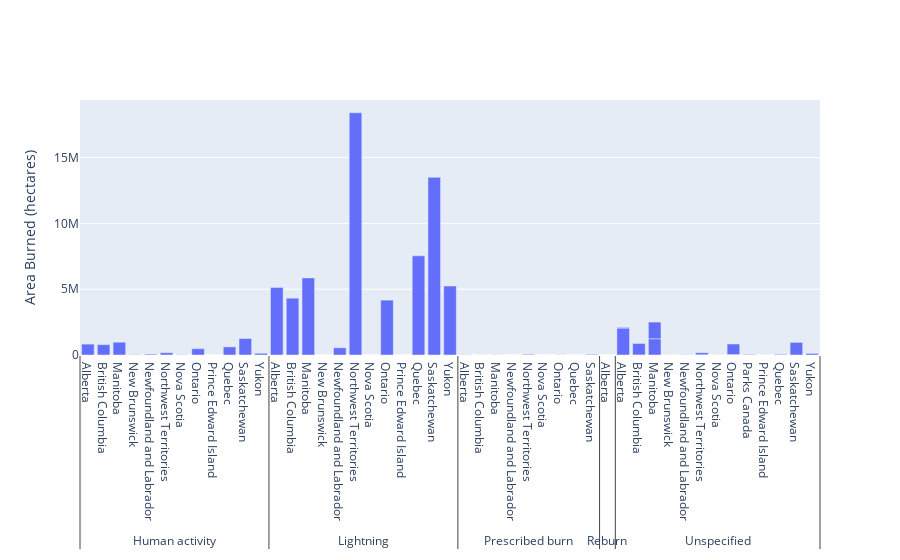

Notebook code for this chart:
### Code cell
# Sum the rows of DataFrame
# df['Sum'] = df.sum(axis=1)

# areabygroup['Sum']= areabygroup.iloc[:,4:35].sum(axis=1)
# px.bar(areabygroup, x='Cause', y='Sum', color='Jurisdiction').show()
summationareabygrp = go.Figure()
summationareabygrp.add_bar(x=[areabygroup['Cause'],areabygroup['Jurisdiction']], y=areabygroup['Sum'])
summationareabygrp.update_layout(yaxis_title="Area Burned (hectares)")

### Figure 1 — Plotly figure (JSON) as saved in the notebook; plotly's stock layout.template omitted (floating-point values rounded to 4 significant figures)
{"data": [{"type": "bar", "x": [["Human activity", "Lightning", "Prescribed burn", "Reburn", "Unspecified", "Unspecified", "Human activity", "Lightning", "Prescribed burn", "Unspecified", "Unspecified", "Human activity", "Lightning", "Prescribed burn", "Unspecified", "Unspecified", "Human activity", "Lightning", "Unspecified", "Unspecified", "Human activity", "Lightning", "Prescribed burn", "Unspecified", "Unspecified", "Human activity", "Lightning", "Prescribed burn", "Unspecified", "Unspecified", "Human activity", "Lightning", "Prescribed burn", "Unspecified", "Unspecified", "Human activity", "Lightning", "Prescribed burn", "Unspecified", "Unspecified", "Unspecified", "Human activity", "Lightning", "Unspecified", "Unspecified", "Human activity", "Lightning", "Prescribed burn", "Unspecified", "Unspecified", "Human activity", "Lightning", "Prescribed burn", "Unspecified", "Unspecified", "Human activity", "Lightning", "Unspecified", "Unspecified"], ["Alberta", "Alberta", "Alberta", "Alberta", "Alberta", "Alberta", "British Columbia", "British Columbia", "British Columbia", "British Columbia", "British Columbia", "Manitoba", "Manitoba", "Manitoba", "Manitoba", "Manitoba", "New Brunswick", "New Brunswick", "New Brunswick", "New Brunswick", "Newfoundland and Labrador", "Newfoundland and Labrador", "Newfoundland and Labrador", "Newfoundland and Labrador", "Newfoundland and Labrador", "Northwest Territories", "Northwest Territories", "Northwest Territories", "Northwest Territories", "Northwest Territories", "Nova Scotia", "Nova Scotia", "Nova Scotia", "Nova Scotia", "Nova Scotia", "Ontario", "Ontario", "Ontario", "Ontario", "Ontario", "Parks Canada", "Prince Edward Island", "Prince Edward Island", "Prince Edward Island", "Prince Edward Island", "Quebec", "Quebec", "Quebec", "Quebec", "Quebec", "Saskatchewan", "Saskatchewan", "Saskatchewan", "Saskatchewan", "Saskatchewan", "Yukon", "Yukon", "Yukon", "Yukon"]], "y": [826789, 5137901, 16309, 228, 2047467, 54088, 787918, 4316409, 2891, 6465, 869255, 971437, 5857735, 10391, 1234895, 1266777, 20160, 2310, 1820, 427, 67843, 550868, 264, 36722, 324, 173598, 18405471, 52455, 15286, 156630, 19219, 137, 81, 2350, 197, 477998, 4170140, 10137, 41438, 793326, 42538, 783, 0, 272, 0, 617001, 7534064, 1911, 1, 49748, 1251736, 13497439, 46477, 1485, 956084, 131372, 5237944, 925, 118126]}], "layout": {"yaxis": {"title": {"text": "Area Burned (hectares)"}}}}
